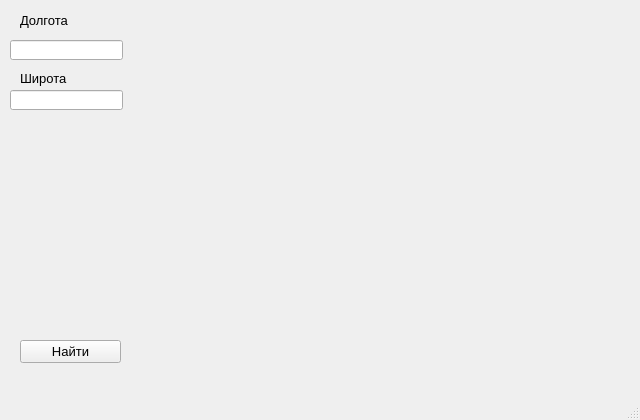
<?xml version="1.0" encoding="UTF-8"?>
<ui version="4.0">
 <class>MainWindow</class>
 <widget class="QMainWindow" name="MainWindow">
  <property name="geometry">
   <rect>
    <x>0</x>
    <y>0</y>
    <width>640</width>
    <height>420</height>
   </rect>
  </property>
  <property name="font">
   <font>
    <pointsize>14</pointsize>
   </font>
  </property>
  <property name="windowTitle">
   <string>Карта</string>
  </property>
  <widget class="QWidget" name="centralwidget">
   <widget class="QLabel" name="label">
    <property name="geometry">
     <rect>
      <x>20</x>
      <y>10</y>
      <width>81</width>
      <height>21</height>
     </rect>
    </property>
    <property name="font">
     <font>
      <pointsize>10</pointsize>
     </font>
    </property>
    <property name="text">
     <string>Долгота</string>
    </property>
   </widget>
   <widget class="QLineEdit" name="lineEdit">
    <property name="geometry">
     <rect>
      <x>10</x>
      <y>40</y>
      <width>113</width>
      <height>20</height>
     </rect>
    </property>
    <property name="font">
     <font>
      <pointsize>10</pointsize>
      <weight>75</weight>
      <bold>true</bold>
     </font>
    </property>
   </widget>
   <widget class="QLabel" name="label_2">
    <property name="geometry">
     <rect>
      <x>20</x>
      <y>70</y>
      <width>81</width>
      <height>16</height>
     </rect>
    </property>
    <property name="font">
     <font>
      <pointsize>10</pointsize>
     </font>
    </property>
    <property name="text">
     <string>Широта</string>
    </property>
   </widget>
   <widget class="QLineEdit" name="lineEdit_2">
    <property name="geometry">
     <rect>
      <x>10</x>
      <y>90</y>
      <width>113</width>
      <height>20</height>
     </rect>
    </property>
    <property name="font">
     <font>
      <pointsize>10</pointsize>
     </font>
    </property>
   </widget>
   <widget class="QLabel" name="label_4">
    <property name="geometry">
     <rect>
      <x>220</x>
      <y>20</y>
      <width>401</width>
      <height>361</height>
     </rect>
    </property>
    <property name="text">
     <string/>
    </property>
   </widget>
   <widget class="QPushButton" name="pushButton">
    <property name="geometry">
     <rect>
      <x>20</x>
      <y>340</y>
      <width>101</width>
      <height>23</height>
     </rect>
    </property>
    <property name="font">
     <font>
      <pointsize>10</pointsize>
     </font>
    </property>
    <property name="text">
     <string>Найти</string>
    </property>
   </widget>
  </widget>
  <widget class="QStatusBar" name="statusbar"/>
 </widget>
 <resources/>
 <connections/>
</ui>
